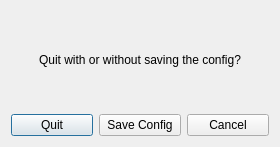
<?xml version="1.0" encoding="UTF-8"?>
<ui version="4.0">
 <class>Dialog</class>
 <widget class="QDialog" name="Dialog">
  <property name="geometry">
   <rect>
    <x>0</x>
    <y>0</y>
    <width>280</width>
    <height>147</height>
   </rect>
  </property>
  <property name="windowTitle">
   <string>Exit program</string>
  </property>
  <layout class="QGridLayout" name="gridLayout">
   <item row="0" column="0">
    <layout class="QVBoxLayout" name="verticalLayout">
     <item alignment="Qt::AlignHCenter">
      <widget class="QLabel" name="label">
       <property name="text">
        <string>Quit with or without saving the config?</string>
       </property>
      </widget>
     </item>
     <item>
      <layout class="QHBoxLayout" name="horizontalLayout">
       <item>
        <widget class="QPushButton" name="justquit">
         <property name="text">
          <string>Quit</string>
         </property>
        </widget>
       </item>
       <item>
        <widget class="QPushButton" name="quitandsave">
         <property name="text">
          <string>Save Config</string>
         </property>
        </widget>
       </item>
       <item>
        <widget class="QPushButton" name="cancel">
         <property name="text">
          <string>Cancel</string>
         </property>
        </widget>
       </item>
      </layout>
     </item>
    </layout>
   </item>
  </layout>
 </widget>
 <resources/>
 <connections/>
</ui>
